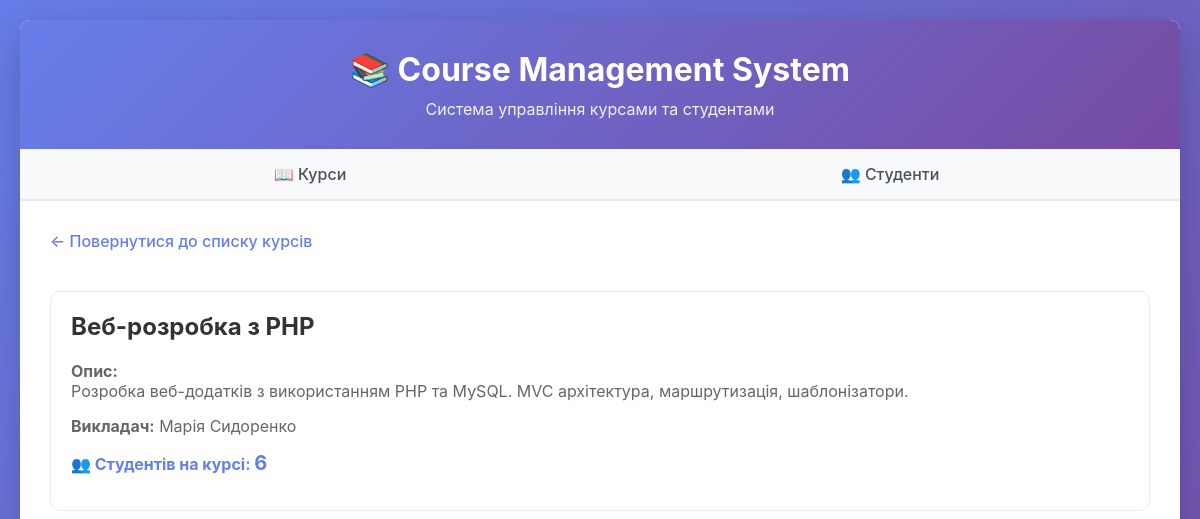
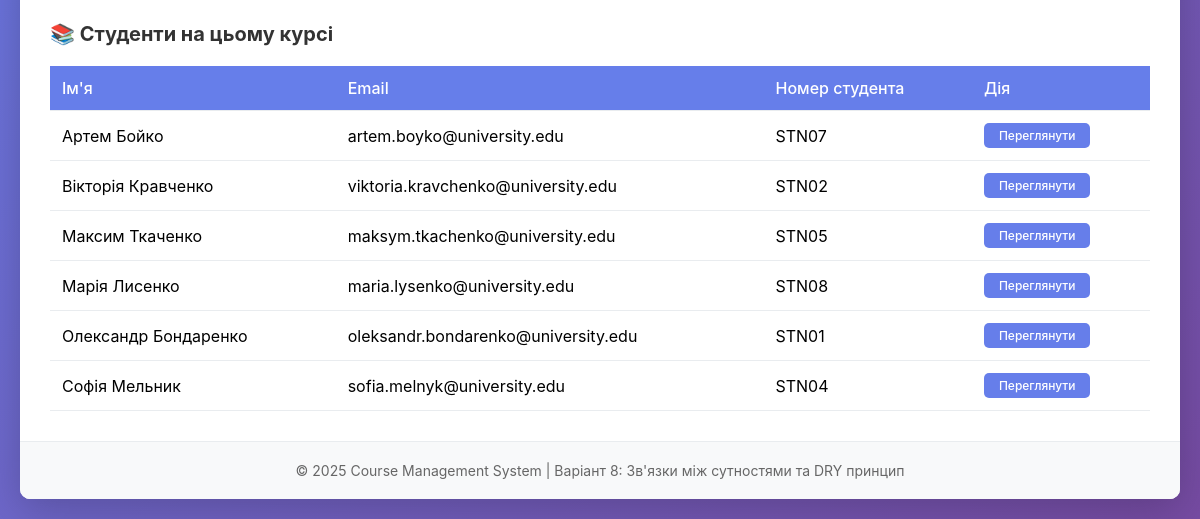
The app's page /index.php?action=course&id=2, older data (2 pictures, top to bottom).
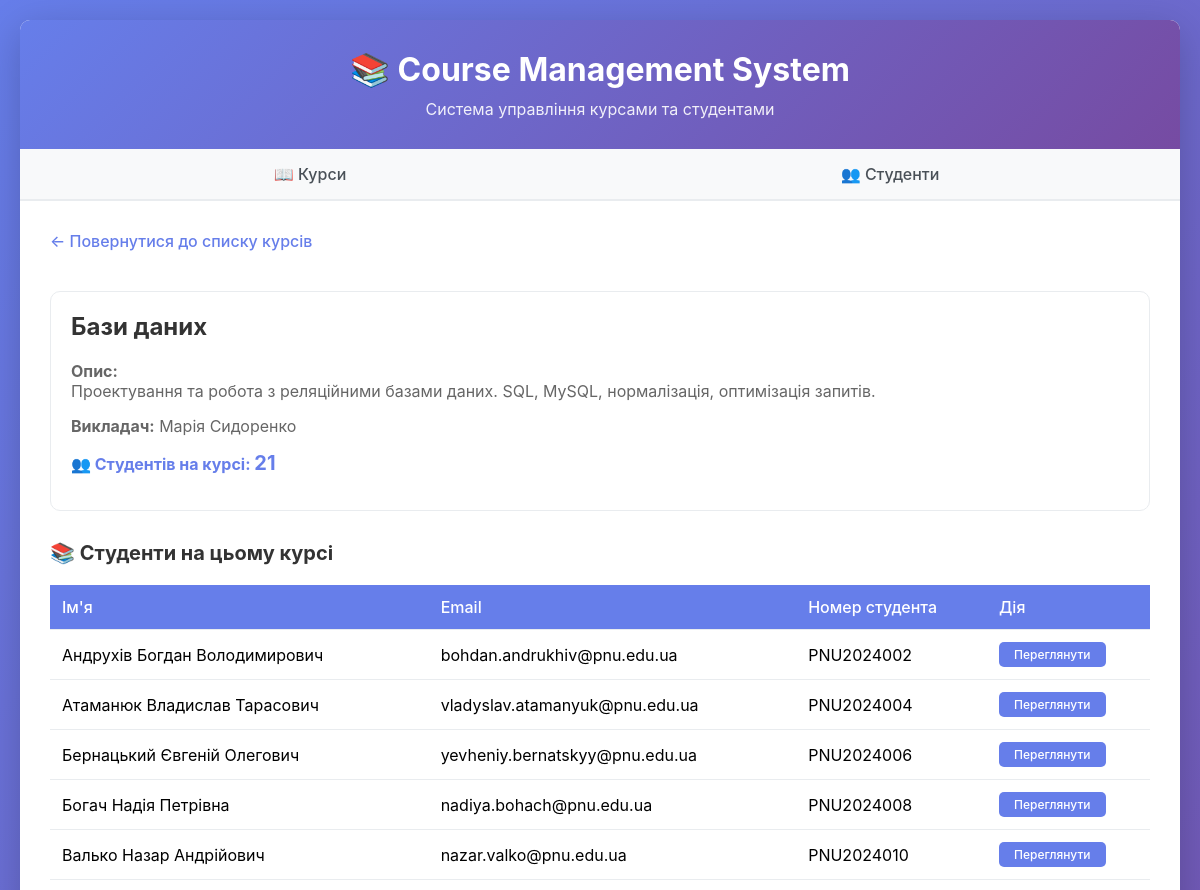
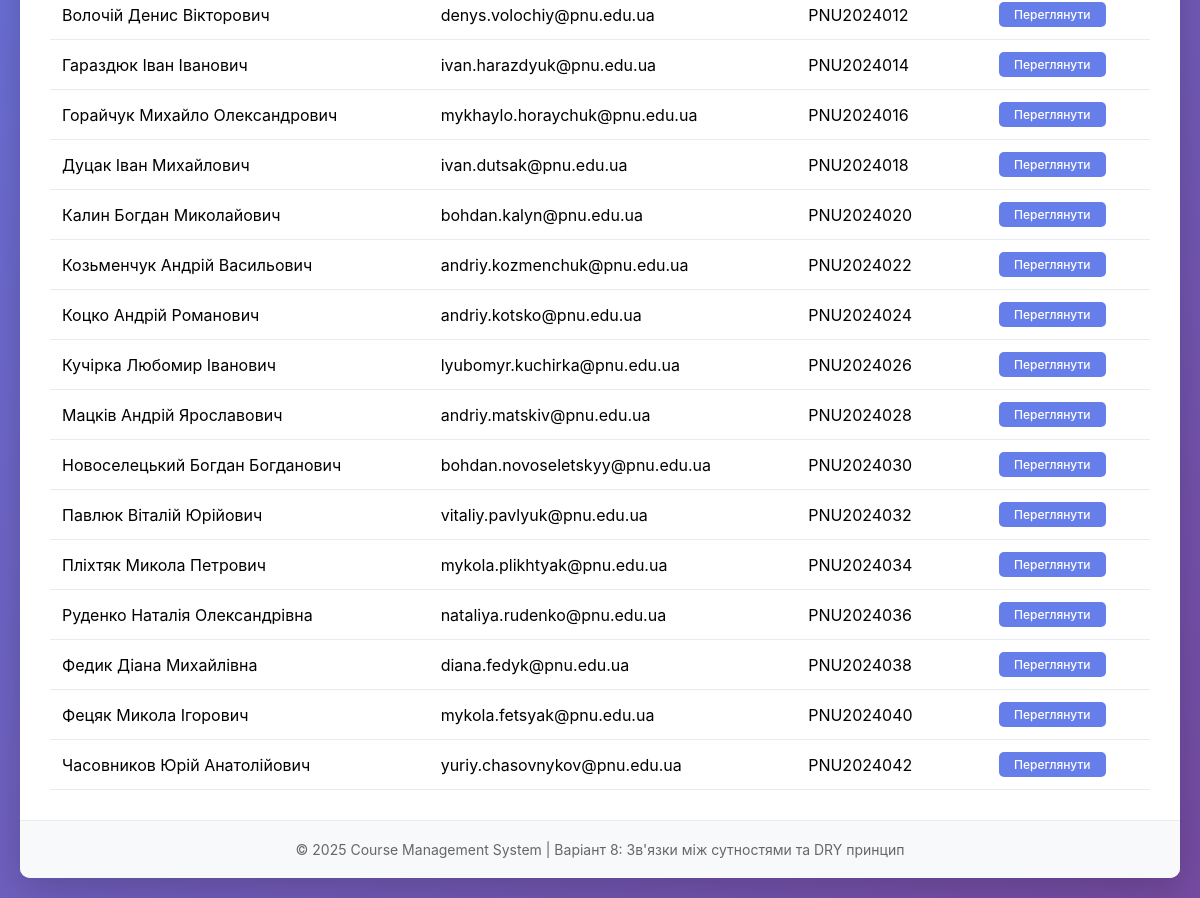
The same page, newer data (2 pictures, top to bottom).
### tables this page shows
CREATE TABLE courses (
    id INT AUTO_INCREMENT PRIMARY KEY,
    name VARCHAR(255) NOT NULL,
    description TEXT,
    instructor VARCHAR(255) NOT NULL,
    created_at TIMESTAMP DEFAULT CURRENT_TIMESTAMP,
    updated_at TIMESTAMP DEFAULT CURRENT_TIMESTAMP ON UPDATE CURRENT_TIMESTAMP
);

CREATE TABLE students (
    id INT AUTO_INCREMENT PRIMARY KEY,
    name VARCHAR(255) NOT NULL,
    email VARCHAR(255) NOT NULL UNIQUE,
    student_number VARCHAR(50) NOT NULL UNIQUE,
    created_at TIMESTAMP DEFAULT CURRENT_TIMESTAMP,
    updated_at TIMESTAMP DEFAULT CURRENT_TIMESTAMP ON UPDATE CURRENT_TIMESTAMP
);

### src/Database.php (called while the page is built, shortened)
<?php
class Database {
    private static $instance = null;
    private $connection;
    private function __construct() {
        try {
            $dsn = 'mysql:host=' . DB_HOST . ';dbname=' . DB_NAME . ';charset=utf8mb4';
            $this->connection = new PDO(
                $dsn,
                DB_USER,
                DB_PASS,
                [
                    PDO::ATTR_ERRMODE => PDO::ERRMODE_EXCEPTION,
                    PDO::ATTR_DEFAULT_FETCH_MODE => PDO::FETCH_ASSOC,
                ]
            );
        } catch (PDOException $e) {
            die('Помилка підключення до БД: ' . $e->getMessage());
        }
    }
    public static function getInstance() {
        if (self::$instance === null) {
            self::$instance = new self();
        }
        return self::$instance;
    }
    public function execute($sql, $params = []) {
        $stmt = $this->connection->prepare($sql);
        $stmt->execute($params);
        return $stmt;
    }
    public function fetchOne($sql, $params = []) {
        $stmt = $this->execute($sql, $params);
        return $stmt->fetch();
    }
    public function fetchAll($sql, $params = []) {
        $stmt = $this->execute($sql, $params);
        return $stmt->fetchAll();
    }
}

### src/Model.php (called while the page is built, shortened)
<?php
abstract class Model {
    protected static $table;
    protected $attributes = [];
    public function __construct($attributes = []) {
        $this->attributes = $attributes;
    }
    public function __get($name) {
        return $this->attributes[$name] ?? null;
    }
    public static function find($id) {
        $db = Database::getInstance();
        $record = $db->fetchOne('SELECT * FROM ' . static::$table . ' WHERE id = ?', [$id]);
        if ($record) {
            return new static($record);
        }
        return null;
    }
}

### src/Course.php (called while the page is built, shortened)
<?php
class Course extends Model {
    public function getStudents() {
        $db = Database::getInstance();
        $sql = '
            SELECT s.* FROM students s
            INNER JOIN enrollments e ON s.id = e.student_id
            WHERE e.course_id = ?
            ORDER BY s.name ASC
        ';
        $records = $db->fetchAll($sql, [$this->attributes['id']]);
        $students = [];
        foreach ($records as $record) {
            $students[] = new Student($record);
        }
        return $students;
    }
    public function getStudentCount() {
        $db = Database::getInstance();
        $sql = '
            SELECT COUNT(*) as count FROM enrollments
            WHERE course_id = ?
        ';
        $result = $db->fetchOne($sql, [$this->attributes['id']]);
        return $result['count'] ?? 0;
    }
}

### views/course_show.php (the view, shortened to what the changed rows need)
<!DOCTYPE html>
<html lang="uk">
<head>
    <link rel="stylesheet" href="views/style.css">
</head>
<body>
    <div class="container">
        <header>
            <h1>📚 Course Management System</h1>
            <p>Система управління курсами та студентами</p>
        </header>
        <nav>
            <a href="index.php?action=courses">📖 Курси</a>
            <a href="index.php?action=students">👥 Студенти</a>
        </nav>
        <main>
            <a href="index.php?action=courses" class="back-link">← Повернутися до списку курсів</a>
            <div class="card" style="margin: 20px 0;">
                <h2><?php echo htmlspecialchars($course->name); ?></h2>
                <p style="color: #666; margin: 15px 0;">
                    <strong>Опис:</strong><br>
                    <?php echo nl2br(htmlspecialchars($course->description)); ?>
                </p>
                <p style="color: #666; margin: 15px 0;">
                    <strong>Викладач:</strong> <?php echo htmlspecialchars($course->instructor); ?>
                </p>
                <p style="color: #667eea; font-weight: bold; margin: 15px 0;">
                    👥 Студентів на курсі: <span style="font-size: 20px;"><?php echo $course->getStudentCount(); ?></span>
                </p>
            </div>
            <h3>📚 Студенти на цьому курсі</h3>
            <?php if (empty($students)): ?>
                <div class="empty-state">
                    <p>На цьому курсі немає записаних студентів</p>
                </div>
            <?php else: ?>
                <table>
                    <thead>
                        <tr>
                            <th>Ім'я</th>
                            <th>Email</th>
                            <th>Номер студента</th>
                            <th>Дія</th>
                        </tr>
                    </thead>
                    <tbody>
                        <?php foreach ($students as $student): ?>
                            <tr>
                                <td><?php echo htmlspecialchars($student->name); ?></td>
                                <td><?php echo htmlspecialchars($student->email); ?></td>
                                <td><?php echo htmlspecialchars($student->student_number); ?></td>
                                <td>
                                    <a href="index.php?action=student&id=<?php echo $student->id; ?>" class="btn btn-small">
                                        Переглянути
                                    </a>
                                </td>
                            </tr>
                        <?php endforeach; ?>
                    </tbody>
                </table>
            <?php endif; ?>
        </main>
        <footer>
            <p>© 2025 Course Management System | Варіант 8: Зв'язки між сутностями та DRY принцип</p>
        </footer>
    </div>
</body>
</html>

Row changes from the older to the newer data that the page shows:
no longer on this page (row edited): students: name "Артем Бойко", email "artem.boyko@university.edu", student_number "STN07"
no longer on this page (row edited): students: name "Максим Ткаченко", email "maksym.tkachenko@university.edu", student_number "STN05"
no longer on this page (row edited): students: name "Олександр Бондаренко", email "oleksandr.bondarenko@university.edu", student_number "STN01"
changed courses "Марія Сидоренко": name "Веб-розробка з PHP" → "Бази даних"; description "Розробка веб-додатків з використанням PHP та MySQL. MVC архітектура, маршрутизація, шаблонізатори." → "Проектування та робота з реляційними базами даних. SQL, MySQL, нормалізація, оптимізація запитів."
changed students: name "Вікторія Кравченко" → "Андрухів Богдан Володимирович"; email "viktoria.kravchenko@university.edu" → "bohdan.andrukhiv@pnu.edu.ua"; student_number "STN02" → "PNU2024002"
changed students: name "Софія Мельник" → "Атаманюк Владислав Тарасович"; email "sofia.melnyk@university.edu" → "vladyslav.atamanyuk@pnu.edu.ua"; student_number "STN04" → "PNU2024004"; moves up the list
now on this page (row edited): students: name "Бернацький Євгеній Олегович", email "yevheniy.bernatskyy@pnu.edu.ua", student_number "PNU2024006"
changed students: name "Марія Лисенко" → "Богач Надія Петрівна"; email "maria.lysenko@university.edu" → "nadiya.bohach@pnu.edu.ua"; student_number "STN08" → "PNU2024008"
added students: name "Валько Назар Андрійович", email "nazar.valko@pnu.edu.ua", student_number "PNU2024010"
added students: name "Волочій Денис Вікторович", email "denys.volochiy@pnu.edu.ua", student_number "PNU2024012"
added students: name "Гараздюк Іван Іванович", email "ivan.harazdyuk@pnu.edu.ua", student_number "PNU2024014"
added students: name "Горайчук Михайло Олександрович", email "mykhaylo.horaychuk@pnu.edu.ua", student_number "PNU2024016"
added students: name "Дуцак Іван Михайлович", email "ivan.dutsak@pnu.edu.ua", student_number "PNU2024018"
added students: name "Калин Богдан Миколайович", email "bohdan.kalyn@pnu.edu.ua", student_number "PNU2024020"
added students: name "Козьменчук Андрій Васильович", email "andriy.kozmenchuk@pnu.edu.ua", student_number "PNU2024022"
added students: name "Коцко Андрій Романович", email "andriy.kotsko@pnu.edu.ua", student_number "PNU2024024"
added students: name "Кучірка Любомир Іванович", email "lyubomyr.kuchirka@pnu.edu.ua", student_number "PNU2024026"
added students: name "Мацків Андрій Ярославович", email "andriy.matskiv@pnu.edu.ua", student_number "PNU2024028"
added students: name "Новоселецький Богдан Богданович", email "bohdan.novoseletskyy@pnu.edu.ua", student_number "PNU2024030"
added students: name "Павлюк Віталій Юрійович", email "vitaliy.pavlyuk@pnu.edu.ua", student_number "PNU2024032"
added students: name "Пліхтяк Микола Петрович", email "mykola.plikhtyak@pnu.edu.ua", student_number "PNU2024034"
added students: name "Руденко Наталія Олександрівна", email "nataliya.rudenko@pnu.edu.ua", student_number "PNU2024036"
added students: name "Федик Діана Михайлівна", email "diana.fedyk@pnu.edu.ua", student_number "PNU2024038"
added students: name "Фецяк Микола Ігорович", email "mykola.fetsyak@pnu.edu.ua", student_number "PNU2024040"
added students: name "Часовников Юрій Анатолійович", email "yuriy.chasovnykov@pnu.edu.ua", student_number "PNU2024042"
Text that changed along with them:
$course->getStudentCount(): "6" → "21"
